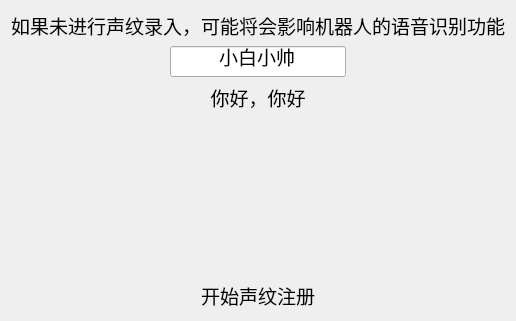
              <widget class="QWidget" name="tab_5">
               <attribute name="title">
                <string>声纹注册</string>
               </attribute>
               <layout class="QVBoxLayout" name="verticalLayout_12">
                <item>
                 <widget class="QLabel" name="label_69">
                  <property name="font">
                   <font>
                    <pointsize>14</pointsize>
                   </font>
                  </property>
                  <property name="styleSheet">
                   <string notr="true"/>
                  </property>
                  <property name="text">
                   <string>如果未进行声纹录入，可能将会影响机器人的语音识别功能</string>
                  </property>
                  <property name="alignment">
                   <set>Qt::AlignLeading|Qt::AlignLeft|Qt::AlignVCenter</set>
                  </property>
                 </widget>
                </item>
                <item>
                 <layout class="QHBoxLayout" name="horizontalLayout_34">
                  <item>
                   <spacer name="horizontalSpacer_42">
                    <property name="orientation">
                     <enum>Qt::Horizontal</enum>
                    </property>
                    <property name="sizeHint" stdset="0">
                     <size>
                      <width>40</width>
                      <height>20</height>
                     </size>
                    </property>
                   </spacer>
                  </item>
                  <item>
                   <layout class="QVBoxLayout" name="verticalLayout_16">
                    <item>
                     <widget class="QLineEdit" name="recognition_lineEdit">
                      <property name="font">
                       <font>
                        <pointsize>14</pointsize>
                       </font>
                      </property>
                      <property name="text">
                       <string>小白小帅</string>
                      </property>
                      <property name="alignment">
                       <set>Qt::AlignCenter</set>
                      </property>
                      <property name="placeholderText">
                       <string>请输入声纹录入名</string>
                      </property>
                     </widget>
                    </item>
                    <item>
                     <widget class="QLabel" name="label_23">
                      <property name="font">
                       <font>
                        <pointsize>14</pointsize>
                       </font>
                      </property>
                      <property name="text">
                       <string>你好，你好</string>
                      </property>
                      <property name="alignment">
                       <set>Qt::AlignCenter</set>
                      </property>
                     </widget>
                    </item>
                   </layout>
                  </item>
                  <item>
                   <spacer name="horizontalSpacer_44">
                    <property name="orientation">
                     <enum>Qt::Horizontal</enum>
                    </property>
                    <property name="sizeHint" stdset="0">
                     <size>
                      <width>40</width>
                      <height>20</height>
                     </size>
                    </property>
                   </spacer>
                  </item>
                 </layout>
                </item>
                <item>
                 <spacer name="verticalSpacer_9">
                  <property name="orientation">
                   <enum>Qt::Vertical</enum>
                  </property>
                  <property name="sizeHint" stdset="0">
                   <size>
                    <width>20</width>
                    <height>163</height>
                   </size>
                  </property>
                 </spacer>
                </item>
                <item>
                 <widget class="QPushButton" name="start_recognition_pushButton">
                  <property name="font">
                   <font>
                    <pointsize>14</pointsize>
                   </font>
                  </property>
                  <property name="cursor">
                   <cursorShape>PointingHandCursor</cursorShape>
                  </property>
                  <property name="styleSheet">
                   <string notr="true">border:none;</string>
                  </property>
                  <property name="text">
                   <string>开始声纹注册</string>
                  </property>
                 </widget>
                </item>
               </layout>
              </widget>
